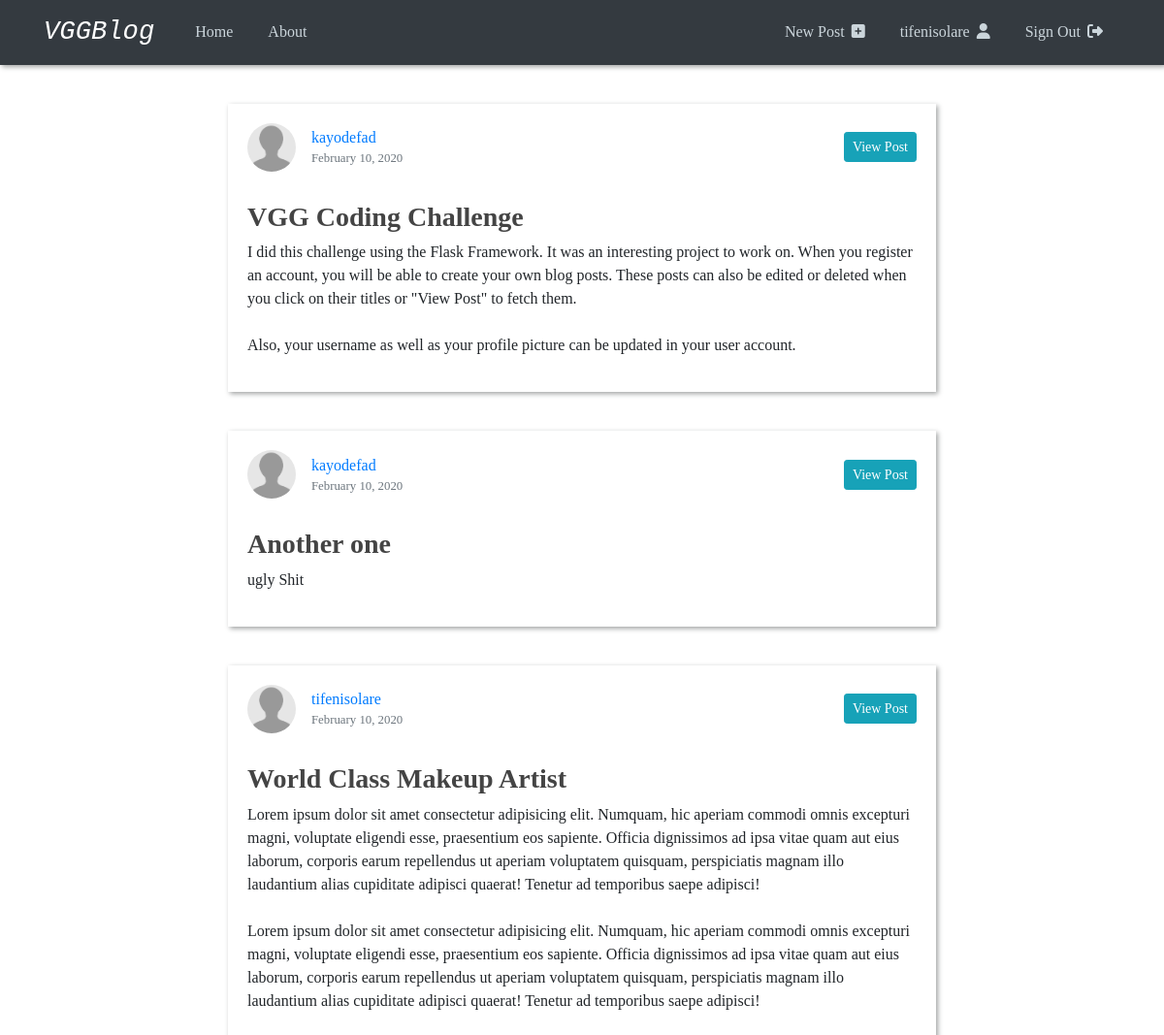
The app's page /home (signed in) with its own data.
### vggblog/models.py (models this page shows, shortened)
class User(db.Model, UserMixin):
  id = db.Column(db.Integer, primary_key=True)
  username = db.Column(db.String(20), unique=True, nullable=False)
  image_file = db.Column(db.String(20), nullable=False, default='default.jpg')
  password = db.Column(db.String(60), nullable=False)
  posts = db.relationship('Post', backref='author', lazy=True)

class Post(db.Model):
  id = db.Column(db.Integer, primary_key=True)
  title = db.Column(db.String(100), nullable=False)
  date_posted = db.Column(db.DateTime, nullable=False, default=datetime.utcnow)
  content = db.Column(db.Text, nullable=False)
  user_id = db.Column(db.Integer, db.ForeignKey('user.id'), nullable=False)

### vggblog/routes.py (the view)
@app.route('/home')
def home():
    posts = Post.query.all()
    return render_template('home.html', posts=posts)

### vggblog/models.py (called while the page is built)
@login_manager.user_loader
def load_user(user_id):
  return User.query.get(int(user_id))

### vggblog/templates/home.html
{% extends "layout.html" %}
{% block content %}
  {% for post in posts %}
  <article class="content-section post">
    <div class="article-header">
      <div class="info-container">
        <img class="rounded-circle article-img" src="{{url_for('static', filename='profile_pics/' + post.author.image_file)}}" alt="">
        <div class="article-metadata">
          <a class="mr-2" href="#">{{ post.author.username }}</a>
          <small class="text-muted">{{ post.date_posted.strftime('%B %d, %Y') }}</small>
        </div>
      </div>
      <a class="btn btn-info btn-sm" href="{{ url_for('post', post_id=post.id) }}" role="button">View Post</a>
    </div>
    <div class="media-body">
      <h3><a class="article-title" href="{{ url_for('post', post_id=post.id) }}">{{ post.title }}</a></h3>
      <p class="article-content">{{ post.content }}</p>
    </div>
  </article>
  {% endfor %}
{% endblock content %}

### vggblog/templates/layout.html (shortened to what this page needs)
<!DOCTYPE html>
<html lang="en">
  <head>
    <link
      rel="stylesheet"
      href="https://stackpath.bootstrapcdn.com/bootstrap/4.4.1/css/bootstrap.min.css"
    />
    <link rel="stylesheet" type="text/css" href="{{ url_for('static', filename='main.css') }}">
  </head>
  <body>
    <header class="site-header">
      <nav class="navbar navbar-expand-md navbar-dark bg-dark">
        <div class="container">
          <a class="navbar-brand mr-4" href="{{ url_for('home') }}">VGGBlog</a>
          <div class="collapse navbar-collapse" id="navbarToggle">
            <div class="navbar-nav mr-auto">
              <a class="nav-item nav-link" href="{{ url_for('home') }}">Home</a>
              <a class="nav-item nav-link" href="{{ url_for('about') }}">About</a>
            </div>
            <div class="navbar-nav">
              {% if current_user.is_authenticated %}
              <a class="nav-item nav-link" href="{{ url_for('new_post') }}">New Post <i class="fas fa-plus-square"></i></a>
              <a style="text-transform: lowercase;" class="nav-item nav-link" href="{{ url_for('account') }}">{{current_user.username}} <i class="fas fa-user"></i></a s>
              <a class="nav-item nav-link" href="{{ url_for('logout') }}">Sign Out <i class="fas fa-sign-out-alt"></i></a>
              {% else %}
              <a class="nav-item nav-link" href="{{ url_for('login') }}">Sign In <i class="fas fa-sign-in-alt"></i></a>
              <a class="nav-item nav-link" href="{{ url_for('register') }}">Become a Member <i class="fas fa-hand-point-right"></i></a>
              {% endif %}
            </div>
          </div>
        </div>
      </nav>
    </header>
    <main role="main" class="container">
    <div class="row">
      <div class="col-md-8 mx-auto">
        {% block content %}{% endblock %}
      </div>
    </div>
    </main>
  </body>
</html>

### vggblog/static/main.css (style rules this page uses)
body { font-family: Cambria, Cochin, Georgia, Times, 'Times New Roman', serif; }
h1, h2, h3, h4, h5, h6 { color: #444444; }
header { position: sticky; top: 0; z-index: 50; box-shadow: 2px 2px 5px rgb(161, 163, 163); }
.site-header .navbar-brand { font-family: 'Cookie', cursive; font-family: 'Courier New', Courier, monospace; font-style: italic; font-size: 1.7rem; }
.site-header .navbar-nav .nav-link { color: #cbd5db; margin: 0 10px; }
.site-header .navbar-nav i { margin-left: 3px; }
main { margin-top: 2.5rem; }
.article-header { display: flex; align-items: center; justify-content: space-between; }
.content-section .info-container { display: flex; align-items: center; }
.post { margin-bottom: 40px; box-shadow: 2px 2px 5px rgb(161, 163, 163); padding: 20px; }
.content-section h3 { margin-top: 30px; }
.article-title { color: #444444; font-weight: bold; }
.article-content { white-space: pre-line; }
.article-img { height: 50px; width: 50px; margin-right: 16px; }
.article-metadata { display: flex; flex-direction: column; }

### records on screen
User: username "tifenisolare"
Post: image_file (placeholder picture), author.username "kayodefad", date_posted "February 10, 2020", title "VGG Coding Challenge", content "I did this challenge using the Flask Framework. It was an interesting project to work on. When you register an account, you will be able to create your own blog posts. These posts can also be edited or deleted when you click on their titles or \"View Post\" to fetch them. Also, your username as well as your profile picture can be updated in your user account."
Post: image_file (placeholder picture), author.username "kayodefad", date_posted "February 10, 2020", title "Another one", content "ugly Shit"
Post: image_file (placeholder picture), author.username "tifenisolare", date_posted "February 10, 2020", title "World Class Makeup Artist", content "Lorem ipsum dolor sit amet consectetur adipisicing elit. Numquam, hic aperiam commodi omnis excepturi magni, voluptate eligendi esse, praesentium eos sapiente. Officia dignissimos ad ipsa vitae quam aut eius laborum, corporis earum repellendus ut aperiam voluptatem quisquam, perspiciatis magnam illo laudantium alias cupiditate adipisci quaerat! Tenetur ad temporibus saepe adipisci! Lorem ipsum dolor sit amet consectetur adipisicing elit. Numquam, hic aperiam commodi omnis excepturi magni, voluptate eligendi esse, praesentium eos sapiente. Officia dignissimos ad ipsa vitae quam aut eius laborum, corporis earum repellendus ut aperiam voluptatem quisquam, perspiciatis magnam illo laudantium…"
